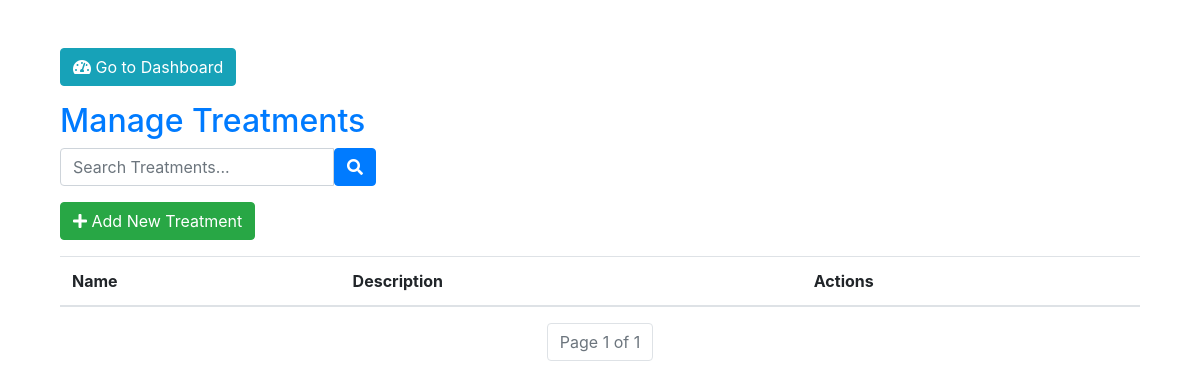
The app's page /medication/treatments/, older data.
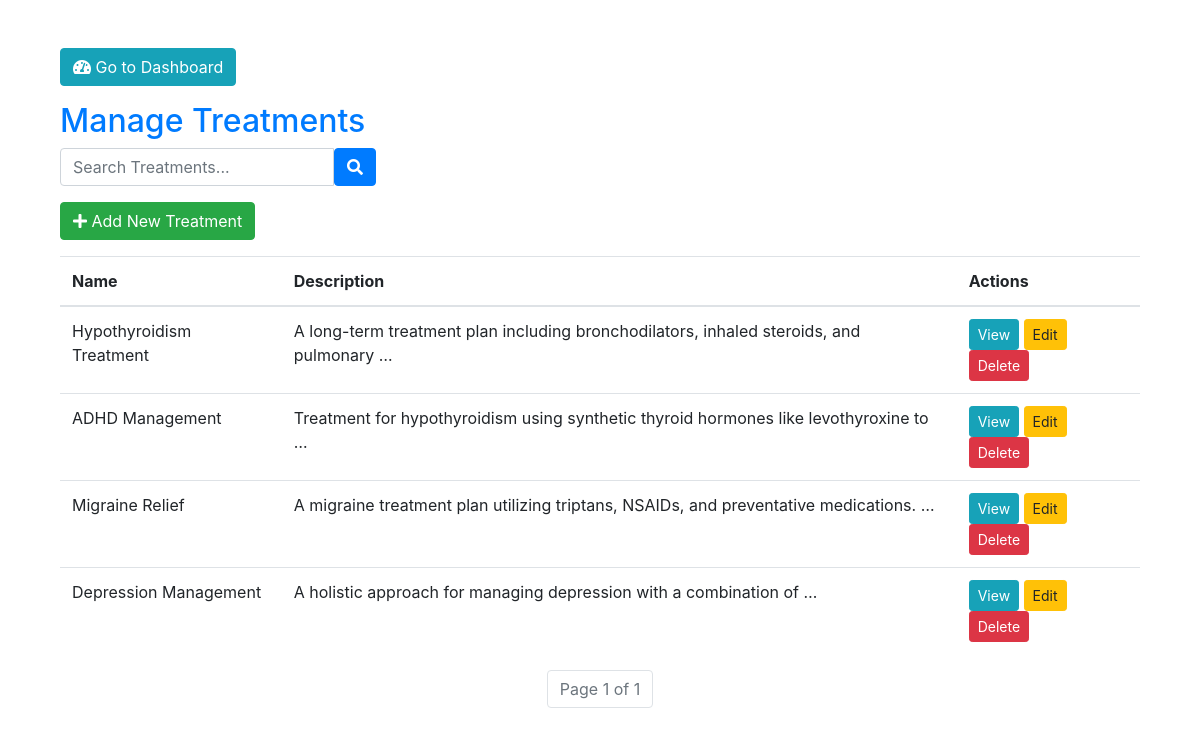
The same page, newer data.
### Medication/models.py (models this page shows, shortened)
class Treatment(models.Model):
    name = models.CharField(max_length=100)
    description = models.TextField()
    medications = models.ManyToManyField(Medication, related_name='treatments', blank=True)

### Medication/views.py (the view)
# urls.py: path('treatments/', views.treatment_list, name='treatment_list'),
def treatment_list(request):
    search_query = request.GET.get('search', '')
    treatments_list = Treatment.objects.filter(
        Q(name__icontains=search_query) |
        Q(description__icontains=search_query)
    ).distinct()
    paginator = Paginator(treatments_list, 5)
    page_number = request.GET.get('page')
    page_obj = paginator.get_page(page_number)
    return render(request, 'medication/treatment_list.html', {
        'page_obj': page_obj,
        'search_query': search_query
    })

### Medication/templates/medication/treatment_list.html (shortened to what this page needs)
{% extends "base.html" %}
{% block content %}
<div class="container mt-5">
    <a href="http://127.0.0.1:8000/dashboard/" class="btn btn-info mb-3">
        <i class="fas fa-tachometer-alt"></i> Go to Dashboard
    </a>
    <h2 class="text-primary">Manage Treatments</h2>
    <form method="get" class="form-inline mb-3">
        <div class="input-group">
            <input type="text" name="search" value="{{ search_query }}" class="form-control" placeholder="Search Treatments...">
            <button class="btn btn-primary" type="submit"><i class="fas fa-search"></i></button>
        </div>
    </form>
    <a href="{% url 'treatment_create' %}" class="btn btn-success mb-3">
        <i class="fas fa-plus"></i> Add New Treatment
    </a>
    <table class="table">
        <thead>
            <tr>
                <th>Name</th>
                <th>Description</th>
                <th>Actions</th>
            </tr>
        </thead>
        <tbody>
            {% for treatment in page_obj %}
            <tr>
                <td>{{ treatment.name }}</td>
                <td>{{ treatment.description|truncatewords:10 }}</td>
                <td>
                    <a href="{% url 'treatment_detail' treatment.pk %}" class="btn btn-info btn-sm">View</a>
                    <a href="{% url 'treatment_update' treatment.pk %}" class="btn btn-warning btn-sm">Edit</a>
                    <a href="{% url 'treatment_delete' treatment.pk %}" class="btn btn-danger btn-sm" data-toggle="modal" data-target="#deleteModal{{ treatment.pk }}">Delete</a>
                </td>
            </tr>
            {% endfor %}
        </tbody>
    </table>
    <nav aria-label="Page navigation" class="mt-3">
        <ul class="pagination justify-content-center">
            <li class="page-item disabled">
                <span class="page-link">Page {{ page_obj.number }} of {{ page_obj.paginator.num_pages }}</span>
            </li>
        </ul>
    </nav>
</div>
{% endblock %}

Row changes from the older to the newer data that the page shows:
added Treatment: name "Hypothyroidism Treatment", description "A long-term treatment plan including bronchodilators, inhaled steroids, and pulmonary …"
added Treatment: name "ADHD Management", description "Treatment for hypothyroidism using synthetic thyroid hormones like levothyroxine to …"
added Treatment: name "Migraine Relief", description "A migraine treatment plan utilizing triptans, NSAIDs, and preventative medications. …"
added Treatment: name "Depression Management", description "A holistic approach for managing depression with a combination of …"
